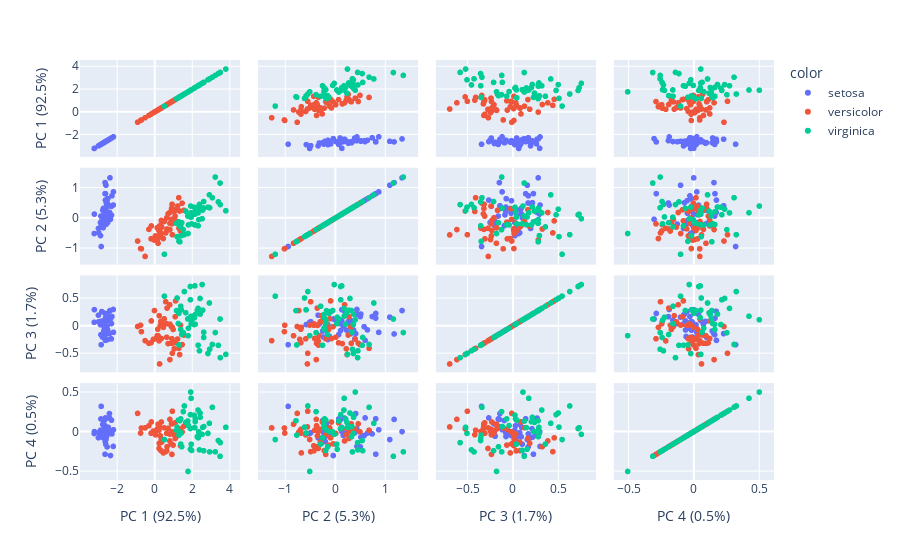

Notebook code for this chart:
### Code cell
import plotly.express as px
from sklearn.decomposition import PCA

df = px.data.iris()
features = ["sepal_width", "sepal_length", "petal_width", "petal_length"]

pca = PCA()
components = pca.fit_transform(df[features])
labels = {
    str(i): f"PC {i+1} ({var:.1f}%)"
    for i, var in enumerate(pca.explained_variance_ratio_ * 100)
}

fig = px.scatter_matrix(
    components,
    labels=labels,
    dimensions=range(4),
    color=df["species"]
)
fig.update_traces(diagonal_visible=True)
fig.show()
